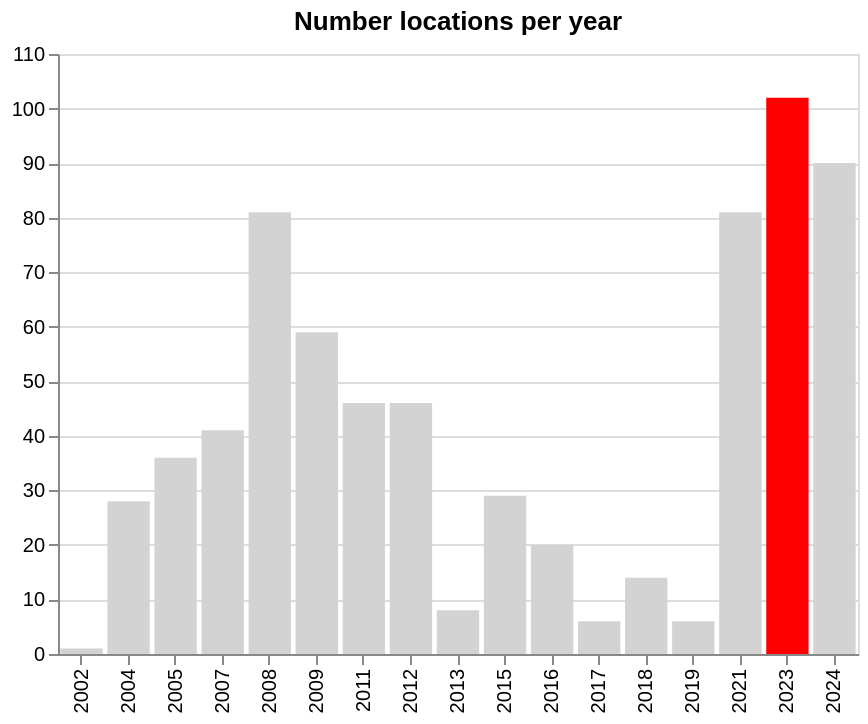

The notebook cell this image was saved under:
### Markdown cell above
Ecology serves as the foundational basis for this analysis. The central questions addressed in this study are: How can we effectively evaluate these influences? How can we compare community composition? While species diversity is the most straightforward and widely utilized method for comparison, this analysis aims to explore the variations in species composition across different sites. Specifically, the focus will be on examining species similarity, species replacement, and nestedness.

The dataset includes point observations of specimens collected from pitfall traps, so my first step was to find the locations of these traps. Next, I organized the observations to create a dataset showing the different species found at each location. To ensure I had a good representation and to reduce noise from yearly changes, I decided to focus on observations from 2023. This year offered enough data points and a good spatial distribution.

### Code cell
df_year = gdf.groupby(['year'],as_index=False)['geometry'].unique()
df_year['number_locations'] = df_year['geometry'].apply(lambda x: len(x))

# Sample data
data = df_year
data.drop('geometry',axis=1,inplace=True)

# Column to highlight
highlight_col = '2023'

# Create bar chart with conditional color
chart = alt.Chart(data).mark_bar().encode(
    x=alt.X('year:N', title=None),
    y=alt.Y('number_locations:Q', title=None),
    color=alt.condition(
        alt.datum.year == highlight_col,  
        alt.value('red'),                  
        alt.value('lightgrey')                 
    )
).properties(
    title=f"Number locations per year",
    width=400,
    height=300
)

chart.show()

### Figure 1 — Vega-Lite specification as saved in the notebook (floating-point values rounded to 4 significant figures)
{"config": {"view": {"continuousWidth": 300, "continuousHeight": 300}}, "data": {"name": "data-45303b26b9a877283ba2774e5f35db92"}, "mark": {"type": "bar"}, "encoding": {"color": {"condition": {"test": "(datum.year === '2023')", "value": "red"}, "value": "lightgrey"}, "x": {"field": "year", "title": null, "type": "nominal"}, "y": {"field": "number_locations", "title": null, "type": "quantitative"}}, "height": 300, "title": "Number locations per year", "width": 400, "$schema": "https://vega.github.io/schema/vega-lite/v5.20.1.json", "datasets": {"data-45303b26b9a877283ba2774e5f35db92": [{"year": "2002", "number_locations": 1}, {"year": "2004", "number_locations": 28}, {"year": "2005", "number_locations": 36}, {"year": "2007", "number_locations": 41}, {"year": "2008", "number_locations": 81}, {"year": "2009", "number_locations": 59}, {"year": "2011", "number_locations": 46}, {"year": "2012", "number_locations": 46}, {"year": "2013", "number_locations": 8}, {"year": "2015", "number_locations": 29}, {"year": "2016", "number_locations": 20}, {"year": "2017", "number_locations": 6}, {"year": "2018", "number_locations": 14}, {"year": "2019", "number_locations": 6}, {"year": "2021", "number_locations": 81}, {"year": "2023", "number_locations": 102}, {"year": "2024", "number_locations": 90}]}}
